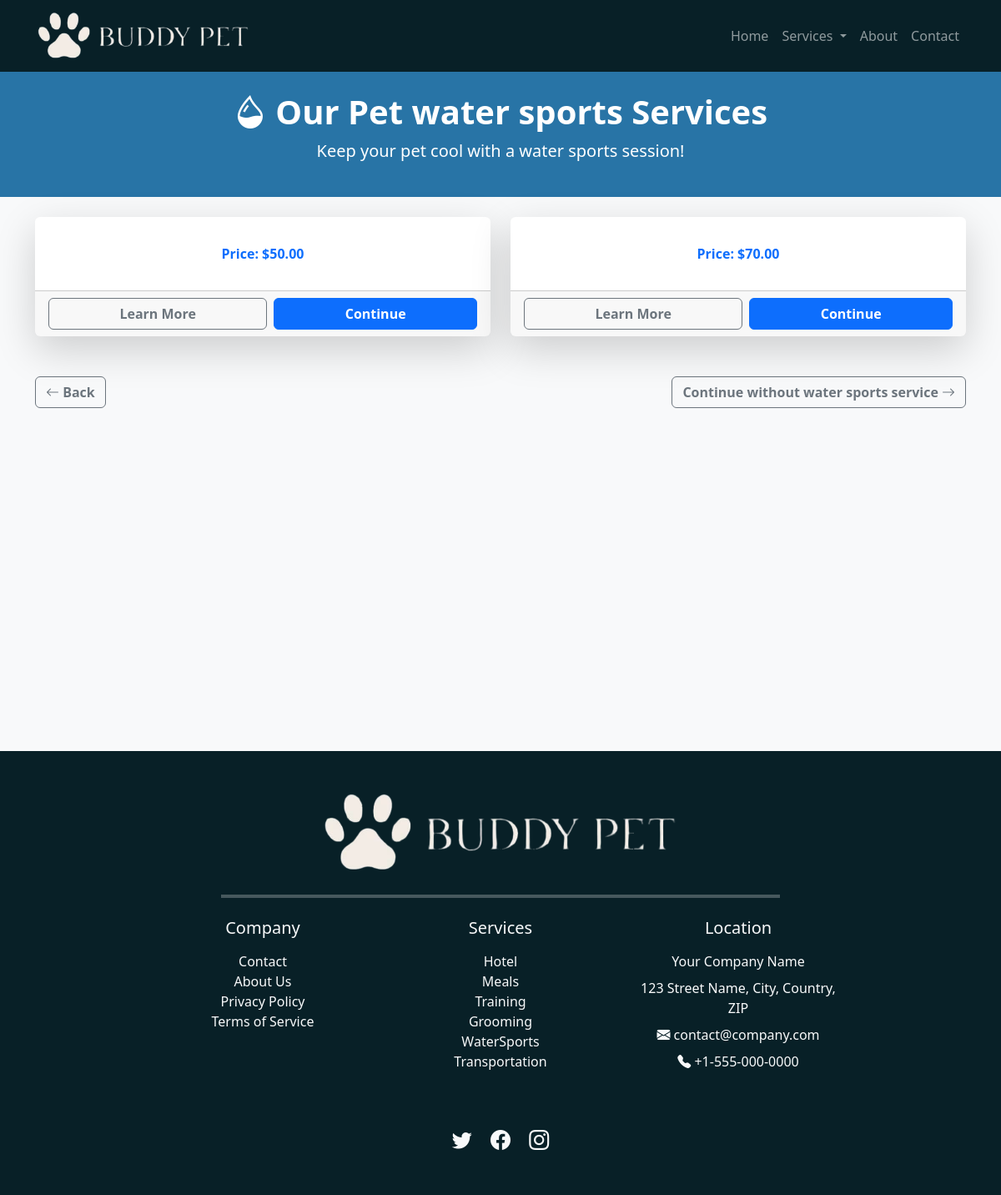
Screenshot of /booking/select-water_sports with the database file from the repository.
### branding/models.py (models this page shows, shortened)
class Branding(models.Model):
    company_name = models.CharField(max_length=255, default="Your Company Name",
                                    help_text="Enter the full name of the company.")
    company_email = models.EmailField(default="contact@company.com",
                                      help_text="Enter the official company email address.")
    company_phone = models.CharField(max_length=20, default="+1-555-000-0000",
                                     help_text="Enter the company’s contact number (e.g., +1-555-000-0000).")
    company_address = models.TextField(default="123 Street Name, City, Country, ZIP",
                                       help_text="Enter the full address of the company, including city and ZIP code.")
    logo = models.ImageField(upload_to="branding/", default="default/default_logo.png",
                             help_text="Upload the website logo.")
    favicon = models.ImageField(upload_to="branding/", default="default/default_icon.ico",
                                help_text="Upload the favicon (ICO or PNG).")
    video = models.FileField(upload_to="branding/videos/", default="default/default_video.mp4", blank=True, null=True,
                             help_text="Upload a promotional or branding video file.")
    meta_keywords = models.CharField(max_length=255, blank=True,
                                     default="generic, branding, business, website, company",
                                     help_text="Enter meta keywords for SEO (comma-separated).")
    meta_description = models.TextField(blank=True, default="Enter a meta description for SEO.",
                                        help_text="Enter a meta description for SEO.")
    twitter_link = models.URLField(blank=True, default="https://twitter.com/yourcompany",
                                   help_text="Link to your Twitter profile.")
    facebook_link = models.URLField(blank=True, default="https://facebook.com/yourcompany",
                                    help_text="Link to your Facebook page.")
    instagram_link = models.URLField(blank=True, default="https://instagram.com/yourcompany",
                                     help_text="Link to your Instagram profile.")
    class Meta:
        verbose_name = "Branding"
        verbose_name_plural = "Branding"

### water_sports/models.py (models this page shows, shortened)
class Service(TranslatableModel):
    translations = TranslatedFields(
        title=models.CharField(max_length=255),
        description=models.TextField(),
    )
    duration = models.DecimalField(max_digits=6, decimal_places=2)
    price = models.DecimalField(max_digits=6, decimal_places=2)
    class Meta:
        verbose_name = "Prices"
        verbose_name_plural = "Prices"

### booking/views.py (the view, shortened to what this page needs)
# urls.py: path('booking/select-water_sports', SelectWaterSportsView.as_view(), name='select_water_sports'),
class SelectWaterSportsView(TemplateView):
    template_name = "select_water_sports.html"
    def get_context_data(self, **kwargs):
        context = super().get_context_data(**kwargs)
        context["water_sports_services"] = WaterService.objects.all()
        context["branding"] = Branding.objects.first()
        return context

### booking/templates/select_water_sports.html (shortened to what this page needs)
{% extends "base.html" %}
    {% block extra_head %}
    {% load static %}
    <link rel="stylesheet" type="text/css" href="{% static 'home.css' %}">
    <link rel="stylesheet" type="text/css" href="{% static 'base.css' %}">
    <link href="https://cdn.jsdelivr.net/npm/bootstrap@5.3.2/dist/css/bootstrap.min.css" rel="stylesheet">
    <link rel="stylesheet" href="https://cdn.jsdelivr.net/npm/bootstrap-icons/font/bootstrap-icons.css">
    {% endblock %}
{% block content %}
<body class="bg-light">
<header class="text-white text-center py-4" style="background-color: #2874a6">
    <h1 class="fw-bold"><i class="bi bi-droplet-half"></i> Our Pet water sports Services</h1>
    <p class="lead">Keep your pet cool with a water sports session!</p>
</header>
<div class="container mt-4" style="height: 80vh;">
    <form method="POST">
        <div class="row justify-content-center">
            {% for service in water_sports_services %}
            <div class="col-md-6 mb-4">
                <div class="card shadow-lg border-0">
                    <div class="card-body">
                        <p class="text-center text-primary fw-bold">Price: ${{ service.price }}</p>
                    </div>
                    <div class="card-footer d-flex gap-2">
                        <button type="submit" value="{{ service.title }}"
                                class="btn btn-outline-secondary flex-grow-1 fw-bold">Learn More
                        </button>
                        <button type="submit" name="select_water_sports_service" value="{{ service.title }}" class="btn btn-primary flex-grow-1 fw-bold">
                            Continue
                        </button>
                    </div>
                </div>
            </div>
            {% if forloop.counter|divisibleby:2 %}
        </div>
            {% endif %}
            {% endfor %}
        <div class="d-flex justify-content-between mt-4">
            <a href="{% url 'select_training' %}" class="btn btn-outline-secondary fw-bold">
                <i class="bi bi-arrow-left"></i> Back
            </a>
            <button type="submit" name="continue_without_service" class="btn btn-outline-secondary fw-bold">
                Continue without water sports service <i class="bi bi-arrow-right"></i>
            </button>
        </div>
    </form>
</div>
</body>
{% endblock %}

### home/templates/base.html (shortened to what this page needs)
<!DOCTYPE html>
{% load i18n %}
<html lang="{% get_current_language as LANGUAGE_CODE %}">
<head>
    {% load static %}
    <link rel="stylesheet" type="text/css" href="{% static 'base.css' %}">
    <link href="https://cdn.jsdelivr.net/npm/bootstrap@5.3.2/dist/css/bootstrap.min.css" rel="stylesheet">
    <link rel="stylesheet" href="https://cdn.jsdelivr.net/npm/bootstrap-icons/font/bootstrap-icons.css">
    {% block extra_head %}{% endblock %}
</head>
<body class="bg-light">
    <nav class="navbar navbar-expand-lg navbar-dark" style="background-color: #082027; z-index: 1000;">
        <div class="container">
            <a class="navbar-brand" href="/">
                <img src="{{ branding.logo.url }}" alt="{{ branding.company_name }}" class="img-fluid" style="max-height: 60px;">
            </a>
            <div class="collapse navbar-collapse" id="navbarNav">
                <ul class="navbar-nav ms-auto">
                    <li class="nav-item"><a class="nav-link" href="/">{% trans "Home" %}</a></li>
                    <li class="nav-item dropdown">
                        <a class="nav-link dropdown-toggle" id="navbarDropdown" role="button" data-bs-toggle="dropdown" aria-expanded="false" href="{% url 'services' %}">
                            {% trans "Services" %}
                        </a>
                    </li>
                    <li class="nav-item"><a class="nav-link" href="{% url 'about_us' %}">{% trans "About" %}</a></li>
                    <li class="nav-item"><a class="nav-link" href="{% url 'contact' %}">{% trans "Contact" %}</a></li>
                </ul>
            </div>
        </div>
    </nav>
    {% block content %} {% endblock %}
    <footer class="text-light py-5 pt-5" style="background-color: #082027;">
        <div class="container">
            <div class="row justify-content-center text-center">
                <div class="col-12 text-center mb-4">
                    <img src="{{ branding.logo.url }}" alt="{{ branding.company_name }}" class="img-fluid" style="max-height: 100px;">
                </div>
                <div class="col-12 text-center text-light mb-4">
                    <hr class="border-bottom border-2 border-white" style="width: 60%; margin: 0 auto;">
                </div>
                <div class="col-md-3 text-center mb-3">
                    <h5 class="mb-3">{% trans "Company" %}</h5>
                    <ul class="list-unstyled">
                        <li><a href="{% url 'contact' %}" class="text-light text-decoration-none">{% trans "Contact" %}</a></li>
                        <li><a href="{% url 'about_us' %}" class="text-light text-decoration-none">{% trans "About Us" %}</a></li>
                        <li><a href="{% url 'privacy_policy' %}" class="text-light text-decoration-none">{% trans "Privacy Policy" %}</a></li>
                        <li><a href="{% url 'terms_of_service' %}" class="text-light text-decoration-none">{% trans "Terms of Service" %}</a></li>
                    </ul>
                </div>
                <div class="col-md-3 text-center mb-3">
                    <h5 class="mb-3">{% trans "Services" %}</h5>
                    <ul class="list-unstyled">
                        <li><a href="{% url 'hotel' %}" class="text-light text-decoration-none">{% trans "Hotel" %}</a></li>
                        <li><a href="{% url 'meals' %}" class="text-light text-decoration-none">{% trans "Meals" %}</a></li>
                        <li><a href="{% url 'training' %}" class="text-light text-decoration-none">{% trans "Training" %}</a></li>
                        <li><a href="{% url 'grooming' %}" class="text-light text-decoration-none">{% trans "Grooming" %}</a></li>
                        <li><a href="{% url 'water_sports' %}" class="text-light text-decoration-none">{% trans "WaterSports" %}</a></li>
                        <li><a href="{% url 'transportation' %}" class="text-light text-decoration-none">{% trans "Transportation" %}</a></li>
                    </ul>
                </div>
                <div class="col-md-3 text-center text-light mb-4">
                    <h5 class="mb-3">{% trans "Location" %}</h5>
                    <p class="text-light mb-2">{{branding.company_name}}</p>
                    <p class="text-light mb-2">{{branding.company_address}}</p>
                    <a href="mailto:{{branding.company_email}}" class="text-light text-decoration-none mb-2 d-block">
                        <i class="bi bi-envelope-fill"></i> {{branding.company_email}}
                    </a>
                    <p>
                        <a href="tel:{{branding.company_phone}}" class="text-light text-decoration-none">
                            <i class="bi bi-telephone-fill"></i> {{branding.company_phone}}
                        </a>
                    </p>
                </div>
            </div>
            <div class="text-center mt-4">
                <a href="{{branding.twitter_link}}" class="text-light me-3 fs-4 text-decoration-none">
                    <i class="bi bi-twitter"></i>
                </a>
                <a href="{{branding.facebook_link}}" class="text-light me-3 fs-4 text-decoration-none">
                    <i class="bi bi-facebook"></i>
                </a>
                <a href="{{branding.instagram_link}}" class="text-light fs-4 text-decoration-none">
                    <i class="bi bi-instagram"></i>
                </a>
            </div>
        </div>
    </footer>
</body>
</html>

### rows the page displays
Branding: logo (placeholder picture), company_name "Your Company Name", company_address "123 Street Name, City, Country, ZIP", company_email "contact@company.com", company_phone "+1-555-000-0000"
Service: price "50.00"
Service: price "70.00"
